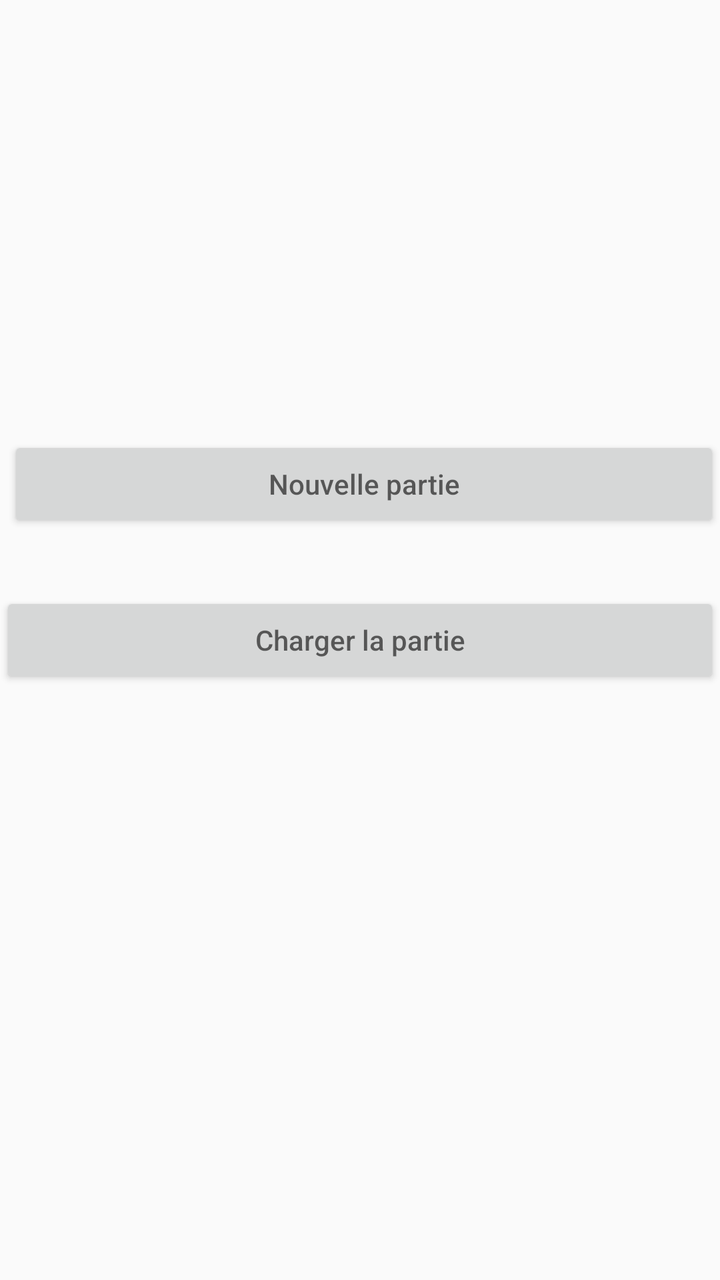
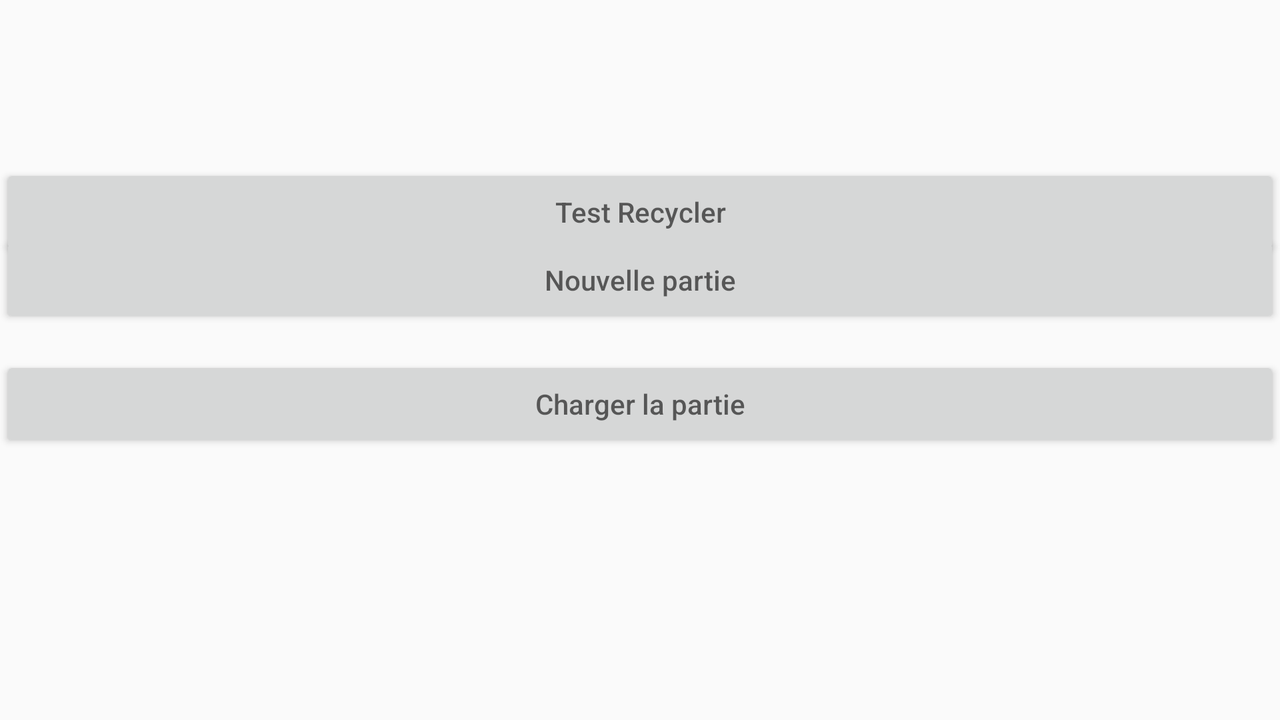

Two renders of one Android screen. The first uses the default layout on a phone; the second uses the alternative layout the repository ships for a different screen configuration, on a matching device. The two XML files are below.
<!-- AndroidManifest.xml: application theme AppTheme -->
<!-- res/layout/interface_accueil.xml -->
<RelativeLayout
    xmlns:android="http://schemas.android.com/apk/res/android"
    xmlns:tools="http://schemas.android.com/tools"
    android:layout_width="match_parent"
    android:layout_height="match_parent"
    android:orientation="vertical"
    android:layout_gravity="center"
    >

    <Button
        android:id="@+id/btn"
        android:layout_width="match_parent"
        android:layout_height="wrap_content"
        android:layout_alignParentStart="true"
        android:layout_alignParentBottom="true"
        android:layout_marginStart="4dp"
        android:layout_marginBottom="374dp"
        android:hint="Nouvelle partie" />

    <Button
        android:id="@+id/btn2"
        android:layout_width="match_parent"
        android:layout_height="wrap_content"
        android:layout_alignParentBottom="true"
        android:layout_marginBottom="296dp"
        android:hint="Charger la partie"
        android:layout_centerInParent="true"/>


</RelativeLayout>
<!-- resources referenced by this layout -->
<resources>
  <style name="AppTheme" parent="Theme.AppCompat.Light.DarkActionBar">
          
          <item name="colorPrimary">@color/colorPrimary</item>
          <item name="colorPrimaryDark">@color/colorPrimaryDark</item>
          <item name="colorAccent">@color/colorAccent</item>
      </style>
  <color name="colorPrimary">#008577</color>
  <color name="colorPrimaryDark">#00574B</color>
  <color name="colorAccent">#D81B60</color>
</resources>
<!-- res/layout-land/interface_accueil.xml (the repository's variant of the layout above) -->
<!-- drawn on the phone turned sideways -->
<RelativeLayout
    xmlns:android="http://schemas.android.com/apk/res/android"
    xmlns:tools="http://schemas.android.com/tools"
    android:layout_width="match_parent"
    android:layout_height="match_parent"
    android:orientation="vertical"
    android:layout_gravity="center"
    >

    <Button
        android:id="@+id/btn"
        android:layout_width="match_parent"
        android:layout_height="wrap_content"
        android:layout_alignParentBottom="true"
        android:layout_marginBottom="196dp"
        android:hint="Nouvelle partie" />

    <Button
        android:id="@+id/btn2"
        android:layout_width="match_parent"
        android:layout_height="wrap_content"
        android:layout_alignParentBottom="true"
        android:layout_centerVertical="true"
        android:layout_marginBottom="134dp"
        android:hint="Charger la partie" />

    <Button
        android:id="@+id/recycler"
        android:layout_width="match_parent"
        android:layout_height="wrap_content"
        android:layout_alignParentStart="true"
        android:layout_alignParentTop="true"
        android:layout_marginTop="82dp"
        android:hint="Test Recycler" />


</RelativeLayout>
